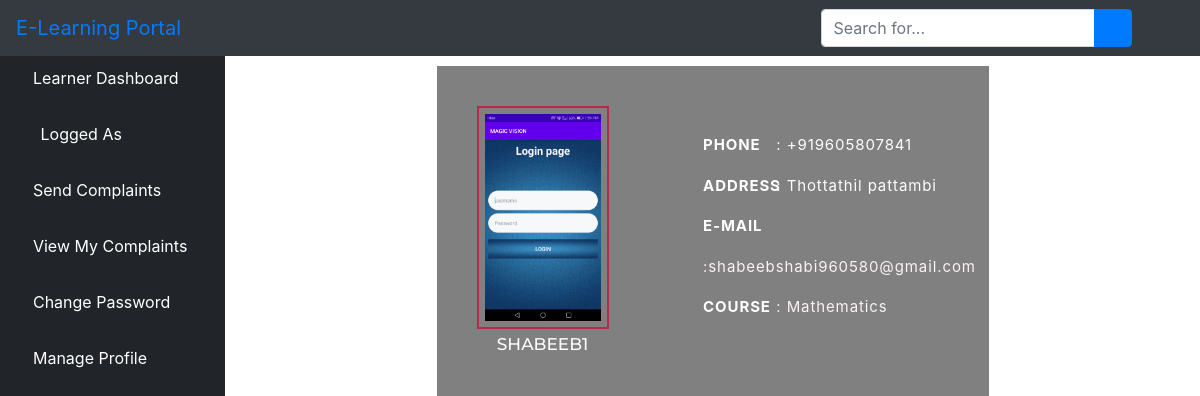
Screenshot of /view_profile (signed in) with the database file from the repository.
### account/models.py (models this page shows, shortened)
class StudentRegister(models.Model):
    user=models.OneToOneField(User,on_delete=models.CASCADE)
    course=models.ForeignKey(Course,on_delete=models.CASCADE,default='Mathematics')
    address=models.TextField(blank=True,null=True)
    phone=PhoneNumberField()
    image=models.ImageField(upload_to='images',blank=True,null=True)
    status=models.BooleanField(default=False)
    paid=models.BooleanField(default=False)
    def __str__(self):
        return str(self.user.username)

class Course(models.Model):
    course_name=models.CharField(max_length=50)
    description=models.CharField(max_length=20)
    course_image=models.ImageField(upload_to="course_image",default="default.png")

### account/views.py (the view)
# urls.py: path('view_profile',views.view_profile,name='view_profile'),
def view_profile(request):
    try:
        user=StudentRegister.objects.get(user=request.user)
    except:
        pass
    try:
        user=TeacherRegister.objects.get(user=request.user)
    except:
        pass
    print(user)
    return render(request,'view_profile.html',{'user':user})

### account/templates/view_profile.html (shortened to what this page needs)
{% extends 'dashboard/dashboard.html' %}
{% block body %}
		<div class="main-agileits" style="margin-top: 1em;">
		<div class="right-wthree">
			{% if user.image %}
				<img src="{{user.image.url}}" alt="image" />{% endif %}
				<h2>{{user.user.username}}</h2>
			</div>
			<div class="left-w3ls">
			<ul class="address">
													<li>
														<ul class="address-text">
															<li><b>PHONE </b></li>
															<li>: {{user.phone}}</li>
														</ul>
													</li>
													<li>
														<ul class="address-text">
															<li><b>ADDRESS </b></li>
															<li>: {{user.address}}</li>
														</ul>
													</li>
													<li>
														<ul class="address-text">
															<li><b>E-MAIL </b></li>
															<li><a href="">:{{user.user.email}}</a></li>
														</ul>
													</li>
													<li>
														<ul class="address-text">
															<li><b>COURSE </b></li>
															<li><a href="">: {{user.course.course_name}}</a></li>
														</ul>
													</li>
												</ul>
					{% endblock %}

### account/static/css/style.css (style rules this page uses)
html,body,div,span,applet,object,iframe,h1,h2,h3,h4,h5,h6,p,blockquote,pre,a,abbr,acronym,address,big,cite,code,del,dfn,em,img,ins,kbd,q,s,samp,small,strike,strong,sub,sup,tt,var,b,u,i,dl,dt,dd,ol,nav ul,nav li,fieldset,form,label,legend,table,caption,tbody,tfoot,thead,tr,th,td,article,aside,canvas,details,embed,figure,figcaption,footer,header,hgroup,menu,nav,output,ruby,section,summary,time,mark,audio,video { margin:0;padding:0;border:0;font-size:100%;font:inherit;vertical-align:baseline; }
ol,ul { list-style:none;margin:0px;padding:0px; }
a { text-decoration:none; }
img { max-width:100%; }
body { font-family: 'Roboto Condensed', sans-serif; background: url(../images/coolege.jpg)no-repeat 0px 0px; background-size: cover; background-position:center; background-attachment:fixed; }
h1,h2 { font-family: 'Montserrat', sans-serif; }
.main-agileits { background: rgba(12, 12, 12, 0.52); width: 37%; padding: 50px 45px; margin: 0 auto; }
.right-wthree { float: left; text-align: center; width: 29%; }
.right-wthree h2 { color: #fbfcfd; font-size: 18px; margin: 5px 0; text-transform: uppercase; }
.left-w3ls { float: right; margin-top: 8px; width: 52%; }
ul.address { margin-bottom: 2em; }
ul.address li { display: block; }
ul li b { font-weight: bold; }
ul.address li ul.address-text li:nth-child(1) { width: 28%; }
ul.address li ul.address-text li { display: inline-block; color: #fffdfd; margin-top: 1em; font-weight:400; font-size: 16px; letter-spacing: 0.9px; }
ul.address li ul.address-text li a { color: #f9f3f3; text-decoration: none; -webkit-transition:0.5s all; -o-transition:0.5s all; -moz-transition:0.5s all; -ms-transition:0.5s all; transition:0.5s all; }
.right-wthree img { border: 2px solid #bb2849; padding: 6px; }
@media (max-width:1440px) { .right-wthree { width: 29%; } }
@media (max-width:1440px) { .main-agileits { padding: 45px 40px; } }
@media (max-width:1440px) { .main-agileits { width: 42%; } }
@media (max-width:1366px) { .right-wthree { width: 30%; } }
@media (max-width:1366px) { .left-w3ls { width: 50%; } }
@media (max-width:1280px) { .right-wthree { width: 28%; } }
@media (max-width:1280px) { .main-agileits { width: 46%; padding: 40px 40px; } }
@media (max-width:1280px) { .left-w3ls { width: 52%; margin-top: 10px; } }
@media (max-width:1280px) { ul.address li ul.address-text li { margin-top: 1.2em; font-size: 15px; } }
@media (max-width:1280px) { .right-wthree h2 { font-size: 17px; } }

### rows the page displays
StudentRegister: image (picture), user.username "SHABEEB1", phone "+919605807841", address "Thottathil pattambi", user.email "shabeebshabi960580@gmail.com", course.course_name "Mathematics"
